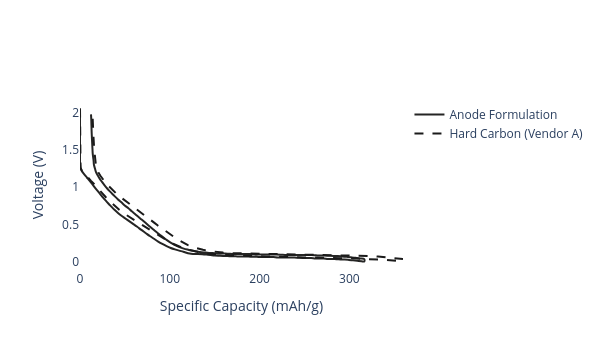

This figure's notebook cell:
### Code cell
anode_formulation = AnodeFormulation(
    active_materials={anode_active_material: 88},
    binders={anode_binder: 3},
    conductive_additives={anode_conductive_additive: 9}
)

anode_formulation.plot_half_cell_curve(add_materials=True, width=600, height=350).show()

### Figure 1 — Plotly figure (JSON) as saved in the notebook; plotly's stock layout.template omitted (floating-point values rounded to 4 significant figures; data arrays with more than 128 entries replaced by an {"elided": "..."} marker saying what was removed)
{"data": [{"line": {"color": "#252524", "shape": "spline", "width": 2}, "name": "Anode Formulation", "type": "scatter", "x": {"elided": "171 float values"}, "y": {"elided": "171 float values"}}, {"line": {"color": "#1a1a1a", "dash": "dash", "width": 2}, "name": "Hard Carbon (Vendor A)", "type": "scatter", "x": {"elided": "171 float values"}, "y": {"elided": "171 float values"}}], "layout": {"height": 350, "paper_bgcolor": "white", "plot_bgcolor": "white", "width": 600, "xaxis": {"title": {"text": "Specific Capacity (mAh/g)"}}, "yaxis": {"title": {"text": "Voltage (V)"}}}}
